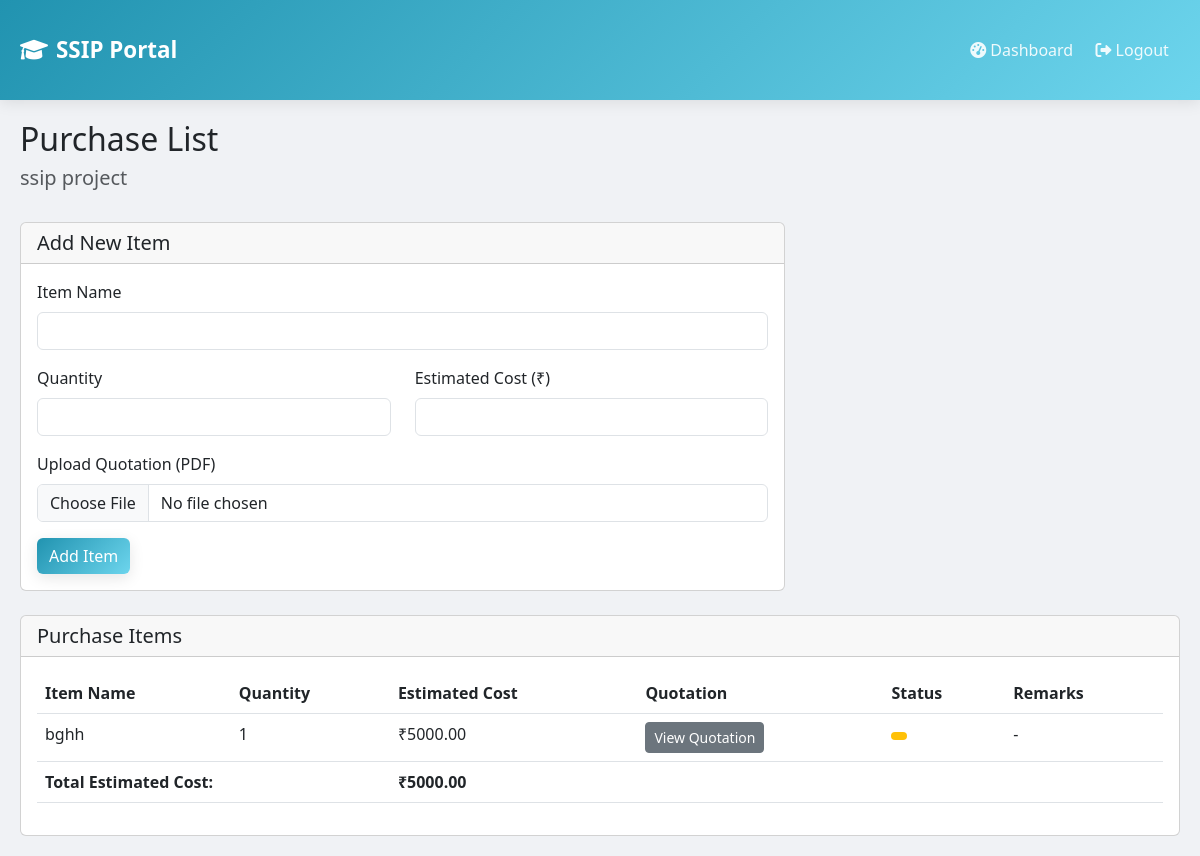
The page /application/1/purchase-list (signed in) on the database its author committed.
### app.py (models this page shows, shortened)
class Application(db.Model):
    id = db.Column(db.Integer, primary_key=True)
    application_number = db.Column(db.String(50), unique=True)
    user_id = db.Column(db.Integer, db.ForeignKey('user.id'), nullable=False)
    project_title = db.Column(db.String(200), nullable=False)
    problem_statement = db.Column(db.Text, nullable=False)
    solution = db.Column(db.Text, nullable=False)
    team_members = db.Column(db.String(500))
    total_cost = db.Column(db.Float, nullable=False)
    quotation_path = db.Column(db.String(200))
    created_at = db.Column(db.DateTime, default=datetime.utcnow)
    team_size = db.Column(db.Integer, default=1)
    project_duration = db.Column(db.Integer, default=6)  # in months
    completion_percentage = db.Column(db.Integer, default=0)
    innovation_score = db.Column(db.Integer, default=0)  # 0-100
    technical_complexity = db.Column(db.String(20), default='medium')  # low, medium, high
    project_domain = db.Column(db.String(50))
    implementation_status = db.Column(db.String(20), default='planning')  # planning, in-progress, testing, completed
    dept_status = db.Column(db.String(20), default='pending')
    dept_remarks = db.Column(db.Text)
    dept_review_date = db.Column(db.DateTime)
    college_status = db.Column(db.String(20), default='pending')
    college_remarks = db.Column(db.Text)
    college_review_date = db.Column(db.DateTime)
    principal_status = db.Column(db.String(20), default='pending')
    principal_remarks = db.Column(db.Text)
    principal_review_date = db.Column(db.DateTime)
    applicant = db.relationship('User', back_populates='user_applications')
    funding_request = db.relationship('FundingRequest', back_populates='ssip_application', uselist=False)
    purchase_lists = db.relationship('PurchaseList', back_populates='application')
    utilization_certificates = db.relationship('UtilizationCertificate', back_populates='application')
    components = db.relationship('Component', back_populates='application')
    application_notifications = db.relationship('Notification', back_populates='related_application')

class PurchaseList(db.Model):
    id = db.Column(db.Integer, primary_key=True)
    application_id = db.Column(db.Integer, db.ForeignKey('application.id'), nullable=False)
    item_name = db.Column(db.String(200), nullable=False)
    quantity = db.Column(db.Integer, nullable=False)
    estimated_cost = db.Column(db.Float, nullable=False)
    quotation_file = db.Column(db.String(255))  # Path to uploaded quotation file
    dept_status = db.Column(db.String(20), default='pending')
    college_status = db.Column(db.String(20), default='pending')
    principal_status = db.Column(db.String(20), default='pending')
    dept_remarks = db.Column(db.Text)
    college_remarks = db.Column(db.Text)
    principal_remarks = db.Column(db.Text)
    created_at = db.Column(db.DateTime, default=datetime.utcnow)
    application = db.relationship('Application', back_populates='purchase_lists')

### app.py (the view, shortened to what this page needs)
@app.route('/application/<int:id>/purchase-list', methods=['GET', 'POST'])
@login_required
def purchase_list(id):
    application = Application.query.get_or_404(id)
    if application.principal_status != 'approved':
        flash('Purchase list can only be created for approved applications', 'danger')
        return redirect(url_for('view_application', id=id))
    purchase_items = PurchaseList.query.filter_by(application_id=id).all()
    return render_template('purchase_list.html', application=application, items=purchase_items)

### app.py (called while the page is built)
@login_manager.user_loader
def load_user(user_id):
    return User.query.get(int(user_id))

### templates/purchase_list.html (shortened to what this page needs)
{% extends "base.html" %}
{% block content %}
<div class="container">
    <div class="row mb-4">
        <div class="col">
            <h2>Purchase List</h2>
            <h5 class="text-muted">{{ application.project_title }}</h5>
        </div>
    </div>
    {% if current_user.id == application.user_id %}
    <div class="row mb-4">
        <div class="col-md-8">
            <div class="card">
                <div class="card-header">
                    <h5 class="mb-0">Add New Item</h5>
                </div>
                <div class="card-body">
                    <form method="POST" enctype="multipart/form-data">
                        <div class="mb-3">
                            <label for="item_name" class="form-label">Item Name</label>
                            <input type="text" class="form-control" id="item_name" name="item_name" required>
                        </div>
                        <div class="row mb-3">
                            <div class="col-md-6">
                                <label for="quantity" class="form-label">Quantity</label>
                                <input type="number" class="form-control" id="quantity" name="quantity" min="1" required>
                            </div>
                            <div class="col-md-6">
                                <label for="estimated_cost" class="form-label">Estimated Cost (₹)</label>
                                <input type="number" step="0.01" class="form-control" id="estimated_cost" name="estimated_cost" required>
                            </div>
                        </div>
                        <div class="mb-3">
                            <label for="quotation_file" class="form-label">Upload Quotation (PDF)</label>
                            <input type="file" class="form-control" id="quotation_file" name="quotation_file" accept=".pdf" required>
                        </div>
                        <button type="submit" class="btn btn-primary">Add Item</button>
                    </form>
                </div>
            </div>
        </div>
    </div>
    {% endif %}
    <div class="row">
        <div class="col">
            <div class="card">
                <div class="card-header">
                    <h5 class="mb-0">Purchase Items</h5>
                </div>
                <div class="card-body">
                    {% if items %}
                    <div class="table-responsive">
                        <table class="table">
                            <thead>
                                <tr>
                                    <th>Item Name</th>
                                    <th>Quantity</th>
                                    <th>Estimated Cost</th>
                                    <th>Quotation</th>
                                    <th>Status</th>
                                    <th>Remarks</th>
                                </tr>
                            </thead>
                            <tbody>
                                {% for item in items %}
                                <tr>
                                    <td>{{ item.item_name }}</td>
                                    <td>{{ item.quantity }}</td>
                                    <td>₹{{ "%.2f"|format(item.estimated_cost) }}</td>
                                    <td>
                                        {% if item.quotation_file %}
                                        <a href="{{ url_for('static', filename='uploads/quotations/' + item.quotation_file) }}" target="_blank" class="btn btn-sm btn-secondary">
                                            View Quotation
                                        </a>
                                        {% else %}
                                        No quotation
                                        {% endif %}
                                    </td>
                                    <td>
                                        <span class="badge {% if item.status == 'approved' %}bg-success{% elif item.status == 'rejected' %}bg-danger{% else %}bg-warning{% endif %}">
                                        </span>
                                    </td>
                                    <td>{{ item.remarks or '-' }}</td>
                                </tr>
                                {% endfor %}
                            </tbody>
                            <tfoot>
                                <tr>
                                    <th colspan="2">Total Estimated Cost:</th>
                                    <th colspan="5">₹{{ "%.2f"|format(items|sum(attribute='estimated_cost')) }}</th>
                                </tr>
                            </tfoot>
                        </table>
                    </div>
                    {% else %}
                    <p class="text-muted">No items in the purchase list yet.</p>
                    {% endif %}
                </div>
            </div>
        </div>
    </div>
</div>
{% endblock %}

### templates/base.html (style rules this page uses)
:root { --primary-gradient: linear-gradient(135deg, #2193b0, #6dd5ed); --secondary-gradient: linear-gradient(135deg, #FF8008, #FFC837); --success-gradient: linear-gradient(135deg, #11998e, #38ef7d); --warning-gradient: linear-gradient(135deg, #F2994A, #F2C94C); --danger-gradient: linear-gradient(135deg, #eb3349, #f45c43); }
body { background: #f0f2f5; font-family: 'Segoe UI', system-ui, -apple-system, sans-serif; }
.btn-primary { background: var(--primary-gradient); border: none; box-shadow: 0 4px 15px rgba(0,0,0,0.1); }
.container { max-width: 1200px; margin: 0 auto; padding: 20px; }

### rows shown on the page
Application: project_title "ssip project"
PurchaseList: item_name "bghh", quantity "1", estimated_cost "5000.00", remarks "-"

### other values the page prints
{{ "%.2f"|format(items|sum(attribute='estimated_cost')) }} "5000.00"
